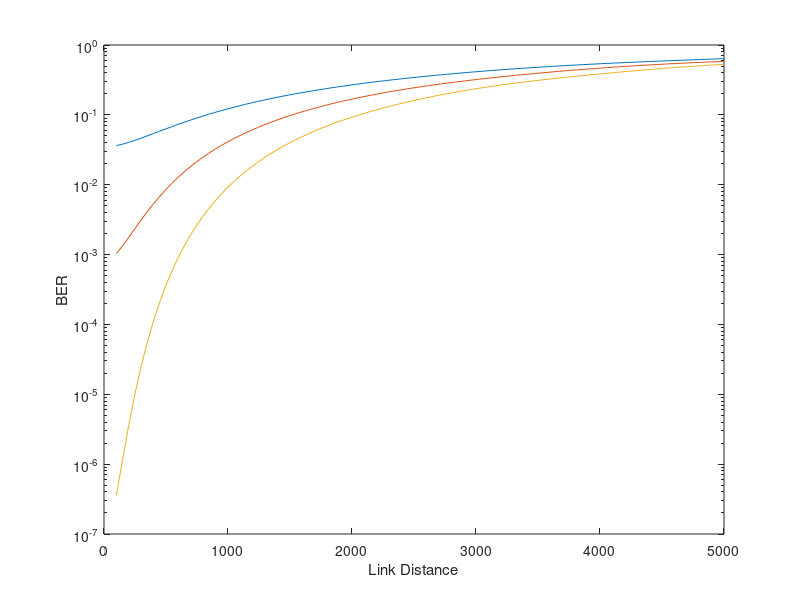

Write MATLAB code to recreate this figure. (Note: this script raises an error after producing the figure.)
W_lambda = 550e-4;
N_lambda = 1e-3;
delta_lambdaOBF = 1e-3;
FOV_detector = 0.6;

I_sun = W_lambda*delta_lambdaOBF;
I_sky = N_lambda*delta_lambdaOBF*(4*FOV_detector^2)/pi;

q = 1.602e-19;
Responsivity = 1;
B_ef = 155e6;
k_boltzmann = 1.38e-23;
Temperature = 500;
B_ef = 155e6;
R_load = 50;
A = 1;

var_BG = 2*q*Responsivity*(I_sky + I_sun);
var_Thermal = (4*k_boltzmann*Temperature*B_ef)/R_load;
Pm = (A^2)/2;

Irradiance = logspace(-10,-4,30);
IrradiancedBm = 10*log10(Irradiance);

modulation_index = 1;

k1 = (((modulation_index*Responsivity*Irradiance).^2)*Pm)./(var_BG + var_Thermal);

Cn = 0.75e-14;
lamda = 850e-9;
L_link = linspace(100,5000,100);

var_ryotov = 1.23*Cn*((2*pi/lamda)^(7/6))*L_link.^(11/6);

w20 = [2.22939364554e-13,4.39934099226e-10,1.08606937077e-7, 7.8025564785e-6,0.000228338636017,0.00324377334224,0.0248105208875,0.10901720602,0.286675505363,0.462243669601, 0.462243669601,0.286675505363,0.10901720602,0.0248105208875,0.00324377334224,0.000228338636017,7.8025564785e-6,1.08606937077e-7,4.39934099226e-10,2.22939364554e-13];
x20 = [-5.38748089001,-4.60368244955,-3.94476404012,-3.34785456738,-2.78880605843,-2.25497400209,-1.73853771212,-1.2340762154,-0.737473728545,-0.245340708301,0.245340708301,0.737473728545,1.2340762154,1.73853771212,2.25497400209,2.78880605843,3.34785456738,3.94476404012,4.60368244955,5.38748089001];

BER = zeros(100,30);
SNR = R_load*((Responsivity*Irradiance).^2)/(4*k_boltzmann*Temperature*B_ef);
SNRdB = 100*log10(SNR);

figure;
selected_irradiance_indices = [20,21,22];  % Indices of the irradiance values we want to plot

for index = selected_irradiance_indices
    j = index;
    BER_j = [];
    for i = 1:length(L_link)
        for k = 1:length(w20)
            BER(i,j) = BER(i,j) + w20(k)*0.5*erfc(sqrt(k1(j))*exp(x20(k)*sqrt(2)*sqrt(var_ryotov(i)) - var_ryotov(i)/2)/sqrt(2));
        end
        BER_j = [BER_j, BER(i,j)];
    end
    semilogy(L_link, BER_j, 'DisplayName', sprintf('Irradiance %f dBm', IrradiancedBm(j)));  
    hold on;
end

xlabel('Link Distance');
ylabel('BER');
ylim([1e-10,0]);
xlim([0, 3000]);
legend;
hold off;